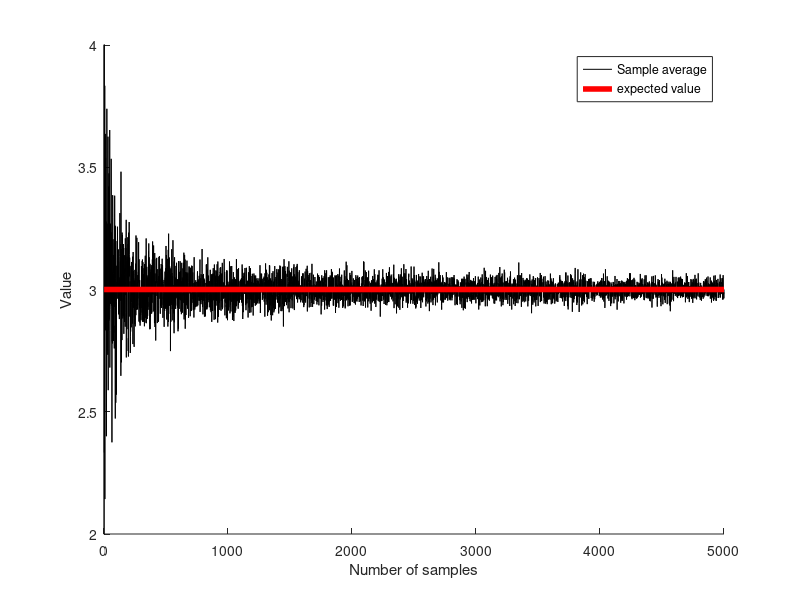
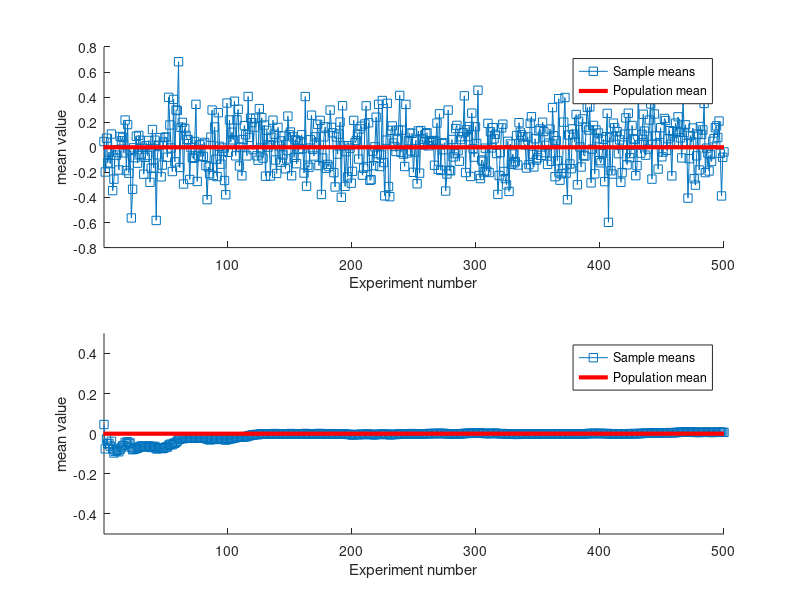
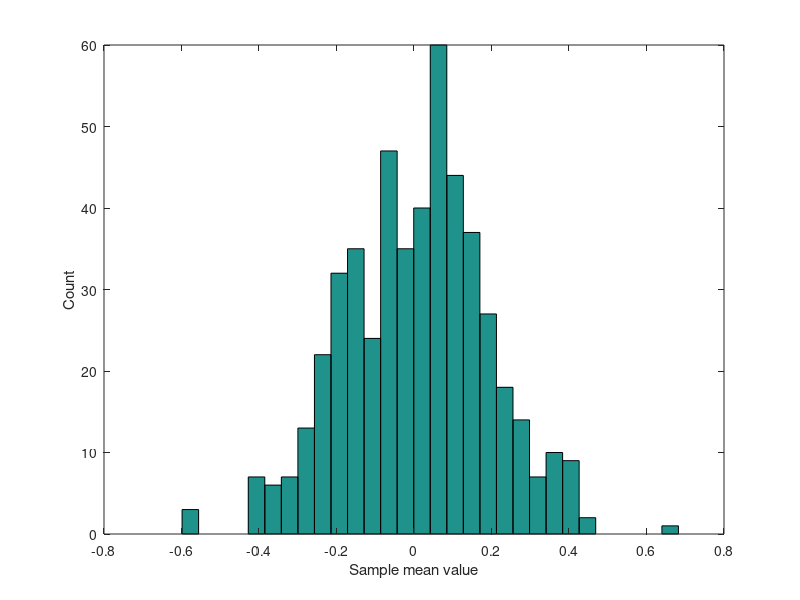

MATLAB code to generate these figures, in order:
%%
%   COURSE: Master statistics and machine learning: intuition, math, code										
%      URL: udemy.com/course/statsml_x/?couponCode=202212 
% 
%  SECTION: Probability theory
%    VIDEO: The law of large numbers
% 
%  TEACHER: Mike X Cohen, sincxpress.com
%

%%

% a clear MATLAB workspace is a clear mental workspace
close all; clear; clc
pkg load statistics % load Octave stats package

%% example with rolling a die

% die probabilities (weighted)
f1 = 2/8;
f2 = 2/8;
f3 = 1/8;
f4 = 1/8;
f5 = 1/8;
f6 = 1/8;

% confirm sum to 1
disp(f1+f2+f3+f4+f5+f6)

% expected value
expval = 1*f1 + 2*f2 + 3*f3 + 4*f4 + 5*f5 + 6*f6;

% generate "population"
population = [ 1 1 2 2 3 4 5 6 ];
for i=1:20
    population = [population population];
end

nPop = numel(population);

% draw sample of 8 rolls
sample = randsample(population,8);

%% experiment: draw larger and larger samples

k = 5000; % maximum number of samples
sampleAve = zeros(k,1);
for i=1:k
    idx = ceil(rand(1,i)*nPop);
    sampleAve(i) = mean( population(idx));
end


figure(1), clf, hold on
plot(sampleAve,'k')
plot([1 k],[1 1]*expval,'r','linewidth',4)
xlabel('Number of samples')
ylabel('Value')
set(gca,'ylim',[expval-1 expval+1])
legend({'Sample average';'expected value'})

% mean of samples converges to population estimate quickly:
mean(sampleAve)
mean(sampleAve(1:10))

%% Another example from a previous lecture (sampleVariability) (slightly adapted)

% generate population data with known mean
populationN = 1000000;
population = randn(populationN,1);
population = population - mean(population); % demean


% get means of samples
samplesize   = 30;
numberOfExps = 500;
samplemeans  = zeros(numberOfExps,1);

for expi=1:numberOfExps
    % get a sample and compute its mean
    sampleidx = randi(populationN,samplesize,1);
    samplemeans(expi) = mean(population( sampleidx ));
end


% show the results!
figure(2), clf
subplot(211), hold on
plot(samplemeans,'s-')
plot(get(gca,'xlim'),[1 1]*mean(population),'r','linewidth',3)
set(gca,'xlim',[1 numberOfExps])
xlabel('Experiment number')
ylabel('mean value')
legend({'Sample means';'Population mean'})

subplot(212), hold on
plot(cumsum(samplemeans') ./ (1:numberOfExps),'s-')
plot(get(gca,'xlim'),[1 1]*mean(population),'r','linewidth',3)
set(gca,'xlim',[1 numberOfExps],'ylim',[-.5 .5])
xlabel('Experiment number')
ylabel('mean value')
legend({'Sample means';'Population mean'})

%% some foreshadowing...

figure(3), clf
hist(samplemeans,30)
xlabel('Sample mean value'), ylabel('Count')

%% done.
